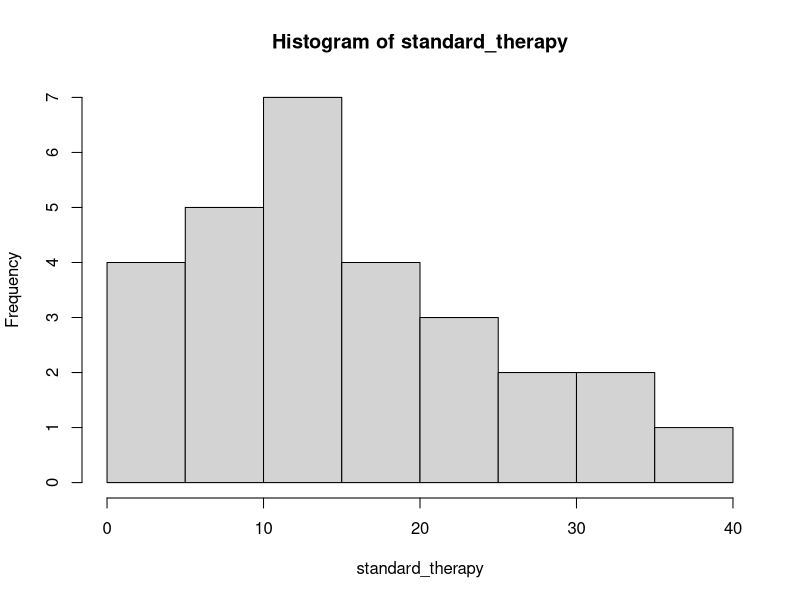
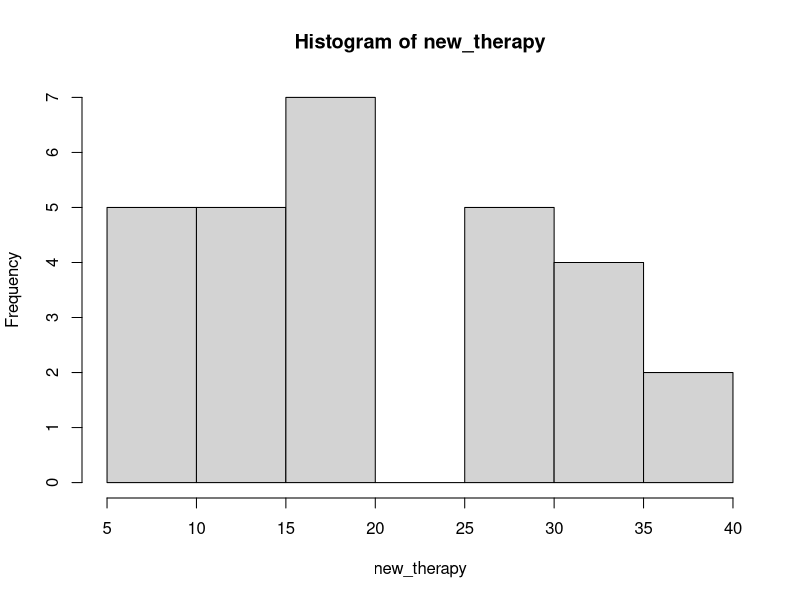
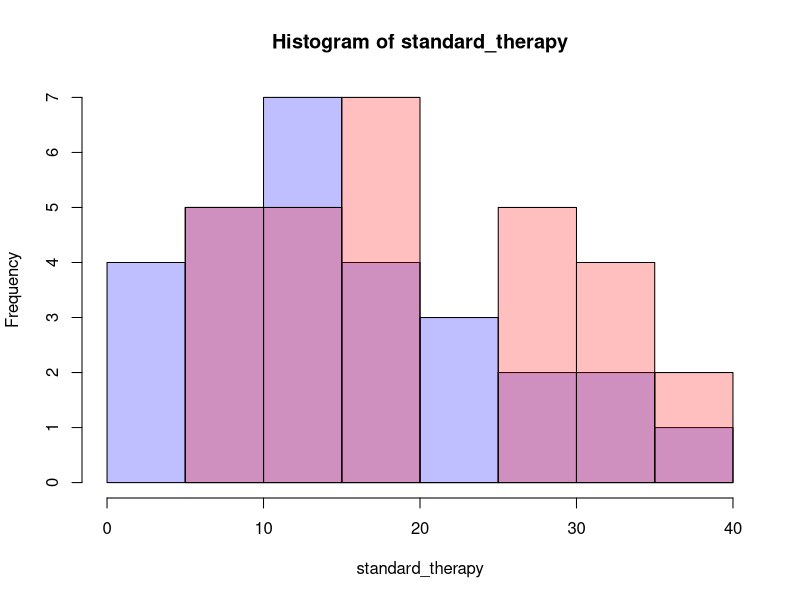

Reproduce these figures in R, in order.
# Exercise 05

standard_therapy <- c(4, 15, 24, 10, 1, 27, 31,
           14, 2, 16, 32, 7, 13, 36,
           29, 6, 12, 18, 14, 15, 18,
           6, 13, 21, 20, 8, 3, 24)
new_therapy <- c(5, 20, 29, 15, 7, 32, 36,
           17, 15, 19, 35, 10, 16, 39,
           27, 14, 10, 16, 12, 13, 16,
           9, 18, 33, 30, 29, 31, 27)
p1 <- hist(standard_therapy)
p2 <- hist(new_therapy)

plot(p1, col = rgb(0, 0, 1, 0.25))
plot(p2, col = rgb(1, 0, 0, 0.25), add = TRUE)


# Phương pháp điều trị mới có thể kéo dài thời gian sống, cụ thể, thời gian sống
# trong các khoản 15-20 ngày, 25-40 ngày tăng , 0-5 ngày giảm so với phương pháp
# điều trị thông thường. Đây là một kết quả tích cực.